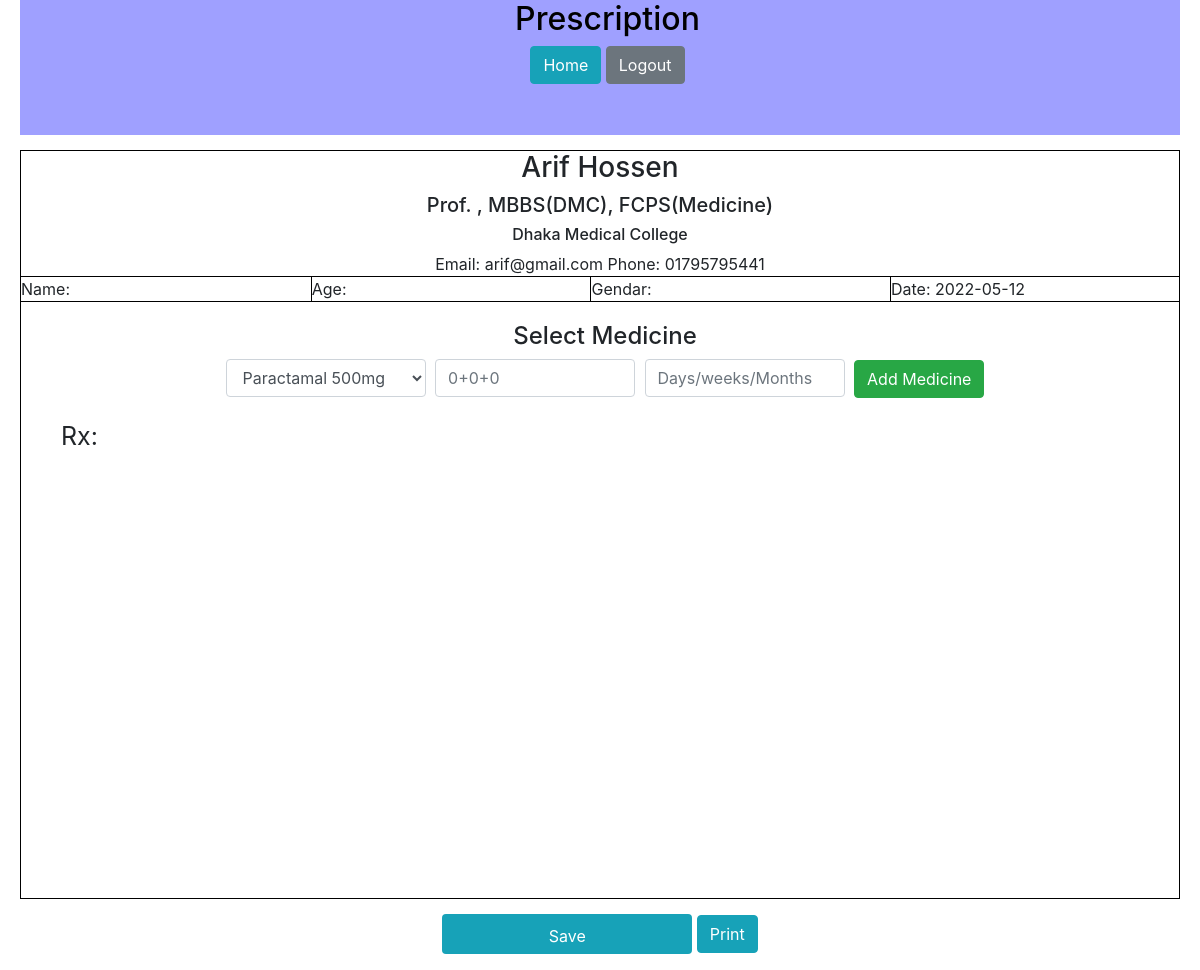
Page /prescription.php (signed in) on the earlier database version.
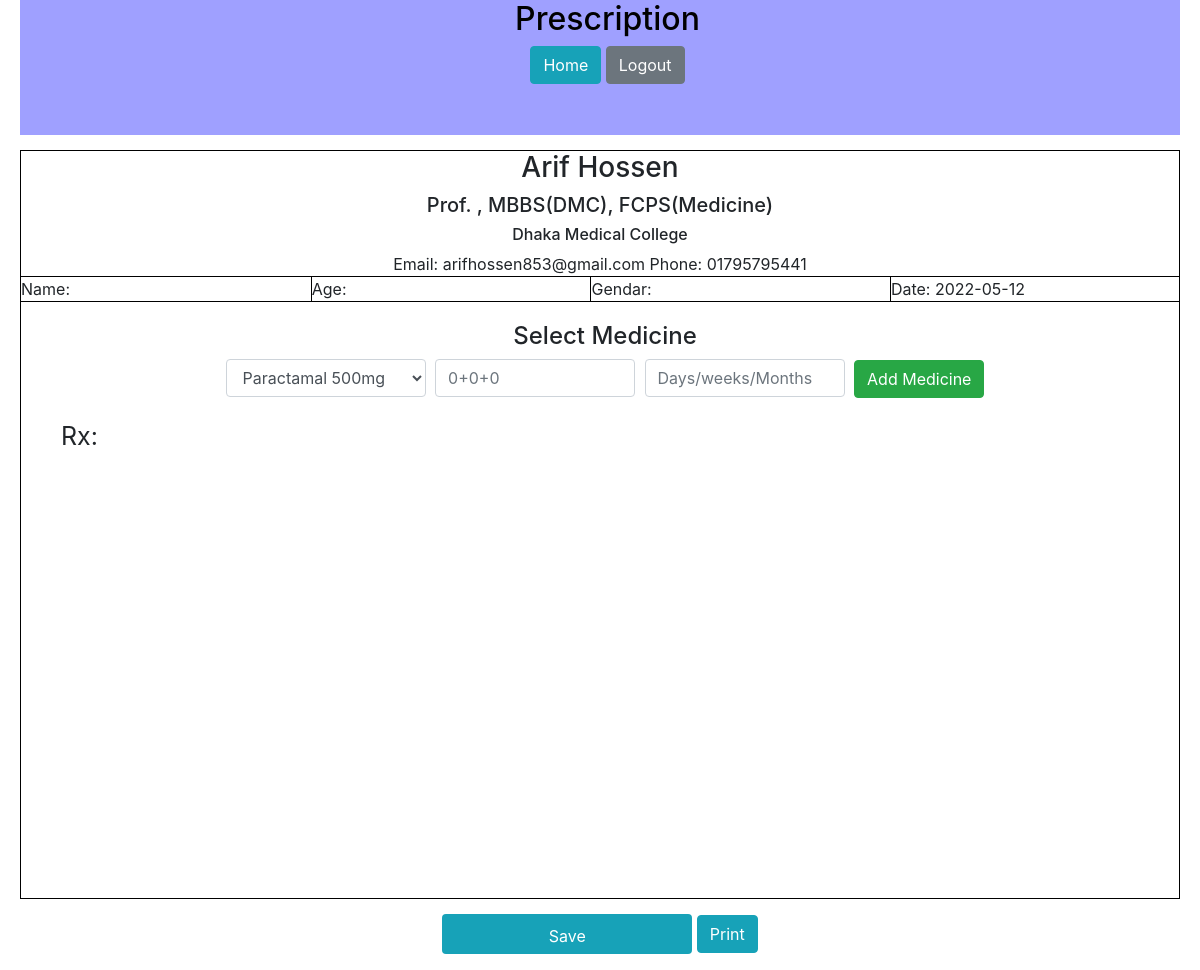
Same page on the later database version.
### tables this page shows
CREATE TABLE `users` (
  `doc_id` int(10) NOT NULL,
  `fullname` varchar(255) NOT NULL,
  `email` varchar(255) NOT NULL,
  `designation` varchar(255) NOT NULL,
  `desig_other` varchar(255) NOT NULL,
  `DOB` date NOT NULL,
  `address` varchar(255) NOT NULL,
  `phone` varchar(255) NOT NULL,
  `password` varchar(255) NOT NULL,
  `gender` varchar(20) NOT NULL,
  `hospital` varchar(100) NOT NULL
);

### prescription.php (the view, shortened to what this page needs)
<?php
	include("db_con/database_con.php");
	$date =date("Y-m-d") ;
	if(isset($_SESSION["doc_id"])){
		$user = $_SESSION["doc_id"];
		$query = "SELECT * FROM users WHERE doc_id = '$user' limit 1 ";
		$result = mysqli_query($conn, $query);
		$user_data = mysqli_fetch_array($result);
		$full_name = $user_data['fullname'];
		$email = $user_data['email'];
		$designation = $user_data['designation'];
		$designation2 = $user_data['desig_other'];
		$phone = $user_data['phone'];
		$hospital= $user_data['hospital'];
	}
?>
<!DOCTYPE html>
<html lang="en">
<head>
    <link rel="stylesheet" href="css/all.min.css" >
	<link rel="stylesheet" href="css/bootstrap.min.css" >
 	<link rel="stylesheet" href="css/style.css">
</head>
<body>
<div class="container">
		<div class="row">
			<div class="col-lg-12">
				<div class="header">
					<h2>Prescription</h2>
                    <a href="dashboard.php" class="btn btn-info">Home</a>
					<a href="logout.php" class="btn btn-secondary">Logout</a><br>
				</div>
			</div>
		</div>
		<div class="row">
			<div class="col-lg-12">
				<form  method="post">
					<div class="prescription">
						<table class="tab" >
							<tr >
								<td class="doc_info" colspan='4'>
									<?php echo '<h3>'.$full_name.'</h3><h5>'.$designation.', '.$designation2.'</h5><h6>'.$hospital.'</h6>Email: '.$email.' Phone: '.$phone ; ?>
								</td>
							</tr>
							<tr>
								<td >
									<?php echo 'Name: '.$fname.' '.$lname ; ?>
								</td>
								<td >
									<?php echo ' Age: '.$age; ?>
								</td>
								<td >
									<?php echo ' Gendar: '.$sex ; ?>
								</td>
								<td >
									<?php echo ' Date: '.$date; ?>
								</td>
							</tr>
							<tr>
								<td colspan='4'>
								<div class="select_med">
										<h4 class="text-center">Select Medicine</h4>
										<form  method="POST" >
											<select class="form-control" id="select_med" name="select_med" required>
											<?php
												include("db_con/database_con.php");
												$query = "SELECT * FROM medicine ";
												$data = mysqli_query($conn, $query);
												while( $med = mysqli_fetch_array($data))
												{
												echo "<option value=".$med['mid'].">".$med['med_name']."</option>";
												}
											?>
											</select>
											<input type="text" class="form-control" name="m_time" placeholder="0+0+0" >
											<input type="text" class="form-control" name="m_use" placeholder="Days/weeks/Months" >
											<input type="submit" name="add_med" class="btn btn-success" value="Add Medicine" >
										</form>
									</div>
									<div class="add_med">
										<p class="rx">Rx: </p>
									</div>
								</td>
							</tr>
						</table>
						<div class="fill_box">
							<input type="submit" name="submit" class="btn btn-info" value="Save">
							<a href="prescriptionpdf.php" target="_blank" class="btn btn-info">Print</a>
						</div>
					</div>
				</form>
			</div>
		</div>
	</div>
</body>
</html>

Differences in the rows shown:
changed users "Arif Hossen": email "arif@gmail.com" → "arifhossen853@gmail.com"
